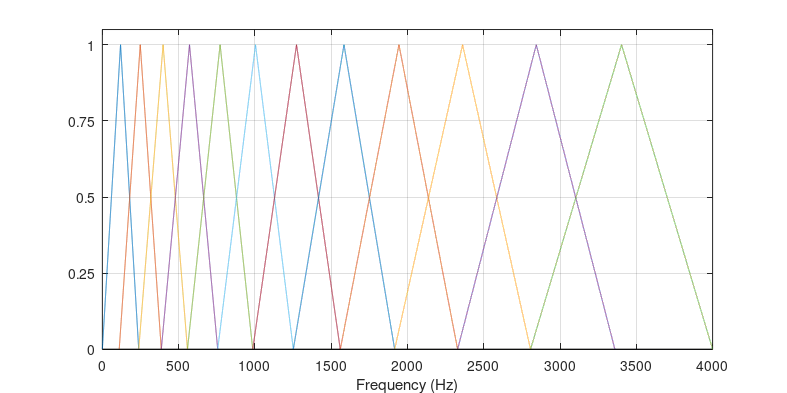

The MATLAB script that drew this image:
%% Mel-Scale Filter Bank
%  Juri Lukkarila
%  2017

screen = get(0,'screensize'); 

% mel filter bank
n  = 12; % filters
f  = linspace(0, 4000, 100000); % need a very large matrix to get nice lines for figure 
mf = 2595 * log10(1 + f/700); % Convert to Mel scale

MinF = min(mf);
MaxF = max(mf); 
MelBinWidth = (MaxF - MinF)/(n+1);

melfilter = zeros(n, length(mf));
for i = 1:n
    % find window start and end point
    filt = find(mf >= ((i-1) * MelBinWidth + MinF) & ...
                mf <= ((i+1) * MelBinWidth + MinF));
    % triangle window        
    melfilter(i, filt) = triang(length(filt)); 
end
melfilter = sparse(melfilter); % don't store all the zeroes...

figure('Position', [screen(3)/2-500, screen(4)/2-300, 1000, 600]);

plot(f, melfilter, 'LineWidth', 0.6); grid on; hold on;
plot([0 4000],[0 0],'Color','black','LineWidth', 0.8);

% set limits and labels
set(gca,'xlim',[0 4000]);
xlabel('Frequency (Hz)')
axis([0 4000 0 1.05]);
set(gca,'XTick', [0 500 1000 1500 2000 2500 3000 3500 4000]);
set(gca,'YTick', 0:0.25:1);
set(gcf,'PaperUnits','centimeters',...
        'PaperPosition', [-1.5 0 20 10],... 
        'PaperSize',     [17.6 10]);
print(gcf, '.\figures\melfilter', '-dpdf', '-painters');